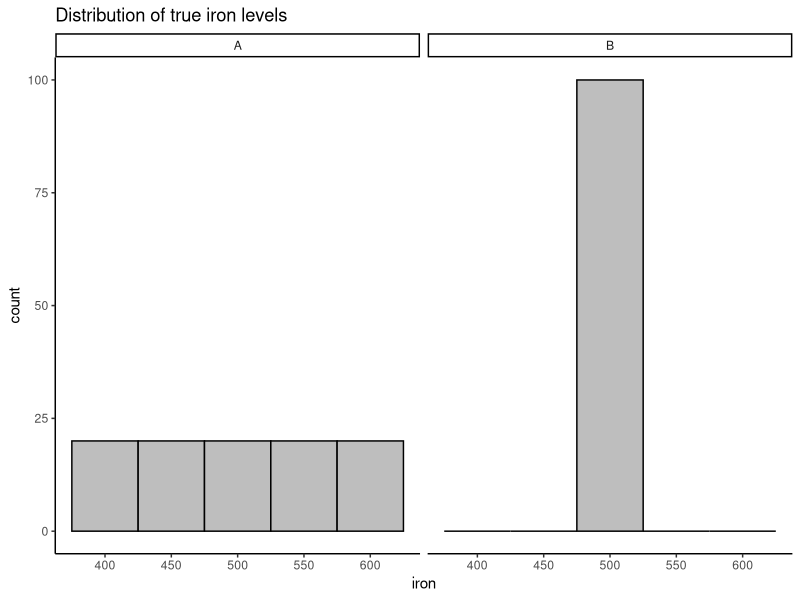
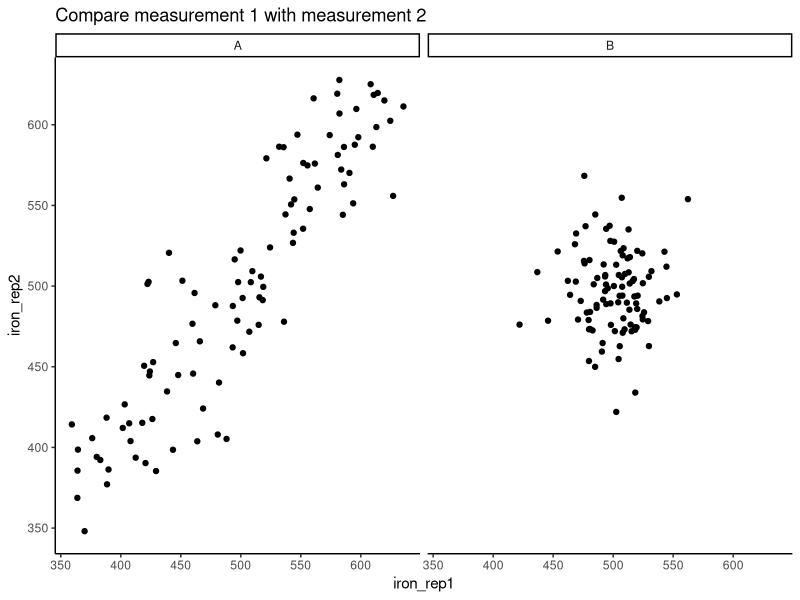
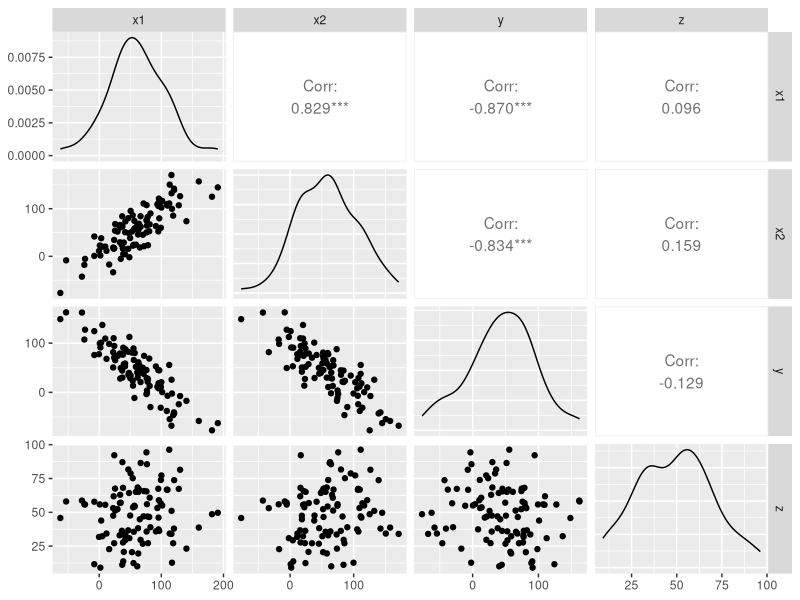
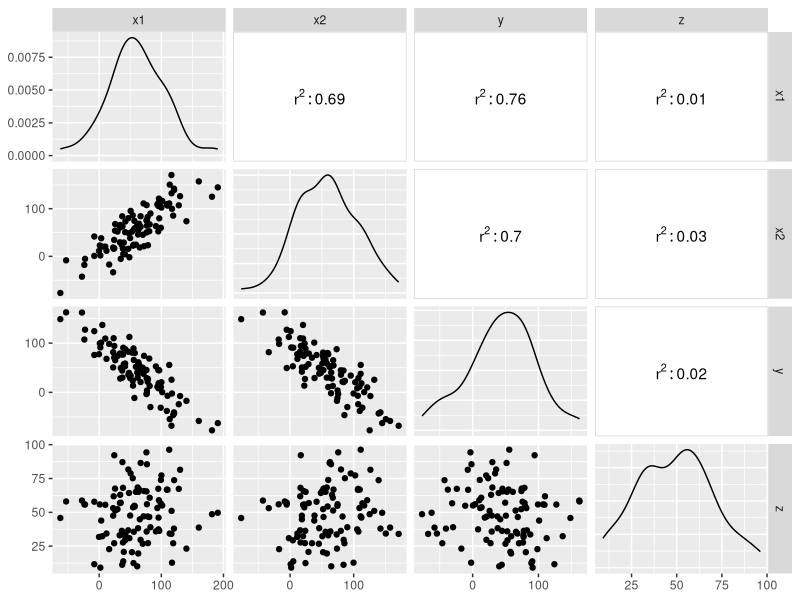

The R script that drew these images, in order: (Note: this script raises an error after producing the figures.)
## ---- chunk 1
knitr::opts_chunk$set(echo = FALSE)
library(tidyverse)
library(patchwork)
library(GGally)
## ---- chunk 2
dat <- tibble(A = rep(c(400,450,500,550,600), 20),
              B = rep(500, 100) ) %>% 
    mutate(A_noise1 = A + rnorm(100, sd=25),
           A_noise2 = A + rnorm(100, sd=25),
           B_noise1 = B + rnorm(100, sd=25),
           B_noise2 = B + rnorm(100, sd=25))
## ---- chunk 3
dat <- tibble(A = rep(c(400,450,500,550,600), 20),
              B = rep(500, 100) ) %>% 
    pivot_longer(cols=everything(),
                 names_to="group", values_to="iron") %>% 
    arrange(group) %>% 
    mutate(iron_rep1 = iron + rnorm(200, sd=25)) %>% 
    mutate(iron_rep2 = iron + rnorm(200, sd=25))
# for convenience:
datA <- dat %>% filter(group=="A") 
datB <- dat %>% filter(group=="B") 

# dat
## ---- chunk 4
dat %>% 
    ggplot(aes(x=iron)) +
    geom_histogram(binwidth=50, fill="gray", color="black") +
    facet_wrap(vars(group)) +
    theme_classic() +
    labs(title="Distribution of true iron levels")
## ---- chunk 5
dat %>% 
    ggplot(aes(x=iron_rep1, iron_rep2)) +
    geom_point() +
    facet_wrap(vars(group)) +
    theme_classic() +
    labs(title="Compare measurement 1 with measurement 2")
## ---- chunk 6

noise <- 20

dat2 <- tibble(
    x = rnorm(100, mean=50, sd=50),
    x1 = x + rnorm(100, sd=noise),
    x2 = x + rnorm(100, sd=noise),
    y = (100 - x) + rnorm(100, sd=noise),
    z = rep(50, 100) + rnorm(100, sd=noise)
)
## ---- chunk 7
dat2 %>% 
    select(-x) %>% 
    ggpairs(progress=FALSE)
## ---- chunk 8
### code modified from here
# https://stackoverflow.com/questions/65360849/how-to-get-r2-with-ggpairs
r2_fun <- function(data, mapping, ndp=2, ...){
    
    # Extract the relevant columns as data
    x <- eval_data_col(data, mapping$x)
    y <- eval_data_col(data, mapping$y)
    
    ## default for cor is pearson method
    r2 <- cor(x, y, use="complete.obs")  ^ 2
    my_text <- paste("r^2: ", 
                     round(r2, digits=ndp) )
    
    # Write out label which is centered at x&y position
    ggplot(data=data, mapping=mapping) + 
        annotate("text", 
                 x=mean(x, na.rm=TRUE), 
                 y=mean(y, na.rm=TRUE),
                 label=my_text, 
                 parse=TRUE,
                 ...)  +
        theme(panel.grid = element_blank(),
              panel.background = element_rect(fill = "white", color="lightgray")) 
}

dat2 %>% 
    select(-x) %>% 
    ggpairs(upper=list(continuous=r2_fun), 
            progress=FALSE)

## ---- chunk 9

## modified code from here  https://stackoverflow.com/questions/20872133/using-stat-binhex-with-ggpairs
ggally_hexbin <- function (data, mapping, ...)  {
    p <- ggplot(data = data, mapping = mapping) + 
        geom_hex(...)
    p
}

dat2 %>% 
    select(-x) %>% 
    ggpairs(lower= list(continuous = "hexbin"),
            upper=list(continuous=r2_fun), 
            progress=FALSE)

## ---- chunk 10
sessionInfo()
